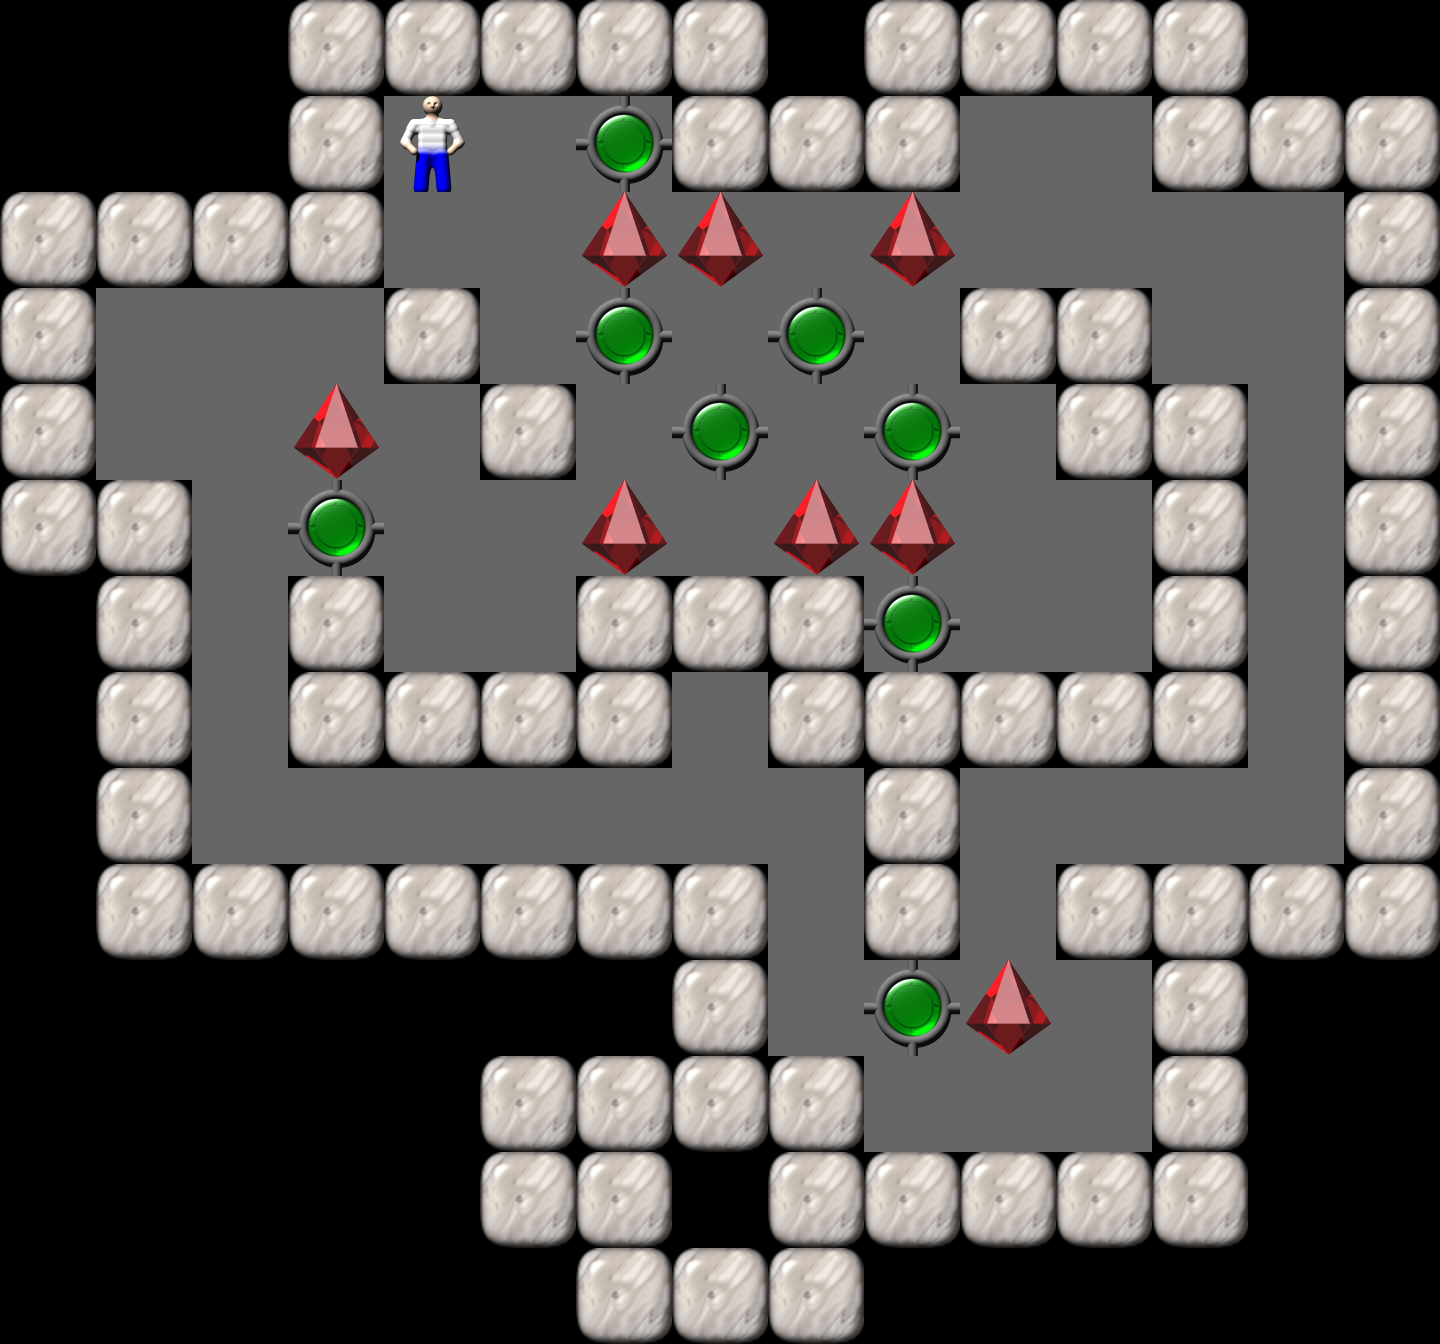

This is a level from a 2D game, rendered from its Tiled map with the project's own tilesets. A one-line summary and the map file follow, with tile-layer data summarised:
An orthogonal 15x14 tile map with 96x96 px tiles, 1 tile layer (Tile Layer 1).

<map version="1.0" orientation="orthogonal" width="15" height="14" tilewidth="96" tileheight="96">
  <properties>
    <property name="Title" value="21" />
  </properties>
  <tileset source="Sokoban.tsx" firstgid="1" />
  <layer name="Tile Layer 1" width="15" height="14">
    <data>[210 cells, 210 non-empty, 6 distinct tile ids]</data>
  </layer>
</map>
